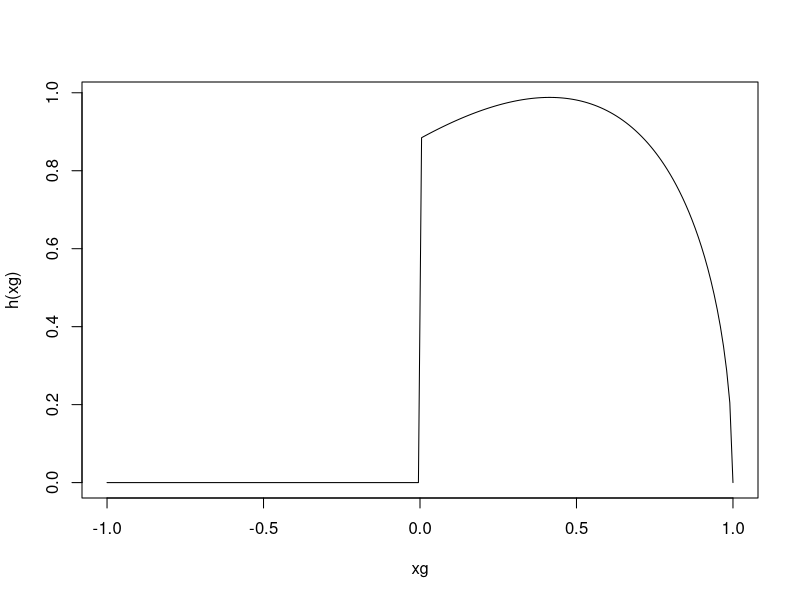
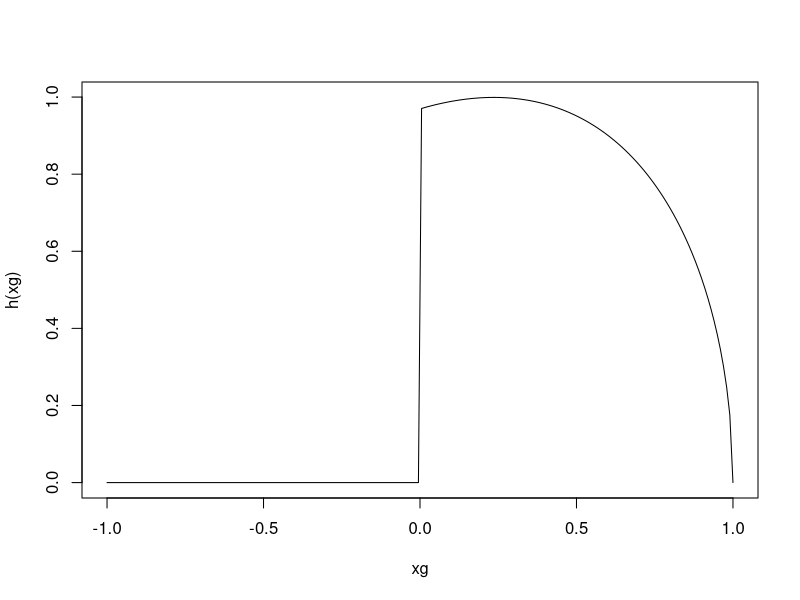
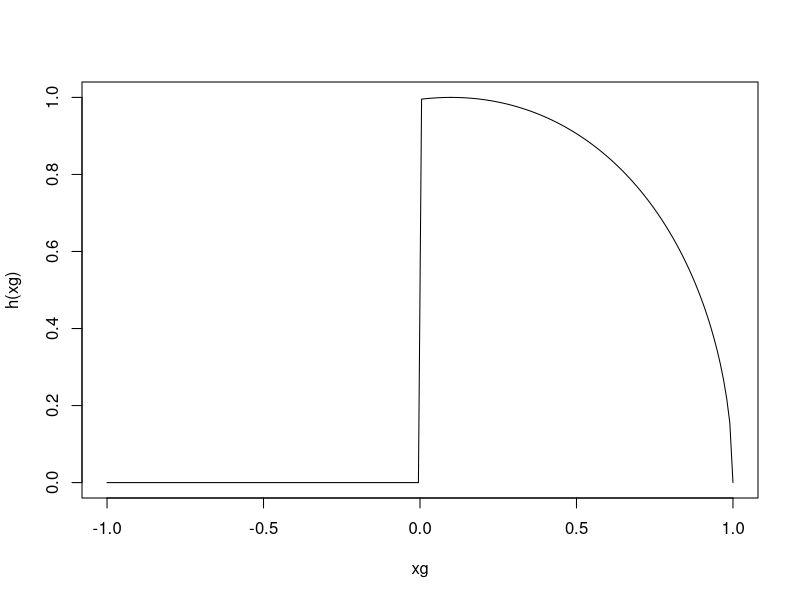

These figures' R source, in order:
#estimate the integral using importance sampling
#used rnorm, but got NaNs error, so switched to runif

#integral to estimate
x <- runif(10000,0,1)
g <- 1*sqrt(1-(x*x))
c(mean(g),var(g))


#h = g(x)f(x)dx * q(x)/q(x)
#q(x) is a distribution I chose (normal dist on different intervals)

#first distribution (x~N(0.5,1))
h <- function(x) (1*sqrt(1-(x*x))*exp((x-.25)/2))*((x>=0)&(x<1))
Y <- h(x)
c(mean(Y),var(Y))
xg <- seq(-1,1, length.out=200)
plot(xg,h(xg),type="l")
se = sd(Y)/sqrt(length(Y))
CI = 1.96*sd(Y)/sqrt(length(Y))

#second distribution (x~N(0.25,1))
h <- function(x) (1*sqrt(1-(x*x))*exp((0.5*x-.0625)/2))*((x>=0)&(x<1))
Y <- h(x)
c(mean(Y),var(Y))
xg <- seq(-1,1, length.out=200)
plot(xg,h(xg),type="l")
se = sd(Y)/sqrt(length(Y))
CI = 1.96*sd(Y)/sqrt(length(Y))

#third distribution (x~N(0.1,1))
h <- function(x) (1*sqrt(1-(x*x))*exp((0.2*x-.01)/2))*((x>=0)&(x<1))
Y <- h(x)
c(mean(Y),var(Y))
xg <- seq(-1,1, length.out=200)
plot(xg,h(xg),type="l")
se = sd(Y)/sqrt(length(Y))
CI = 1.96*sd(Y)/sqrt(length(Y))

#se = sd(Y)/sqrt(length(Y))
#CI = 1.96*sd(Y)/sqrt(length(Y))